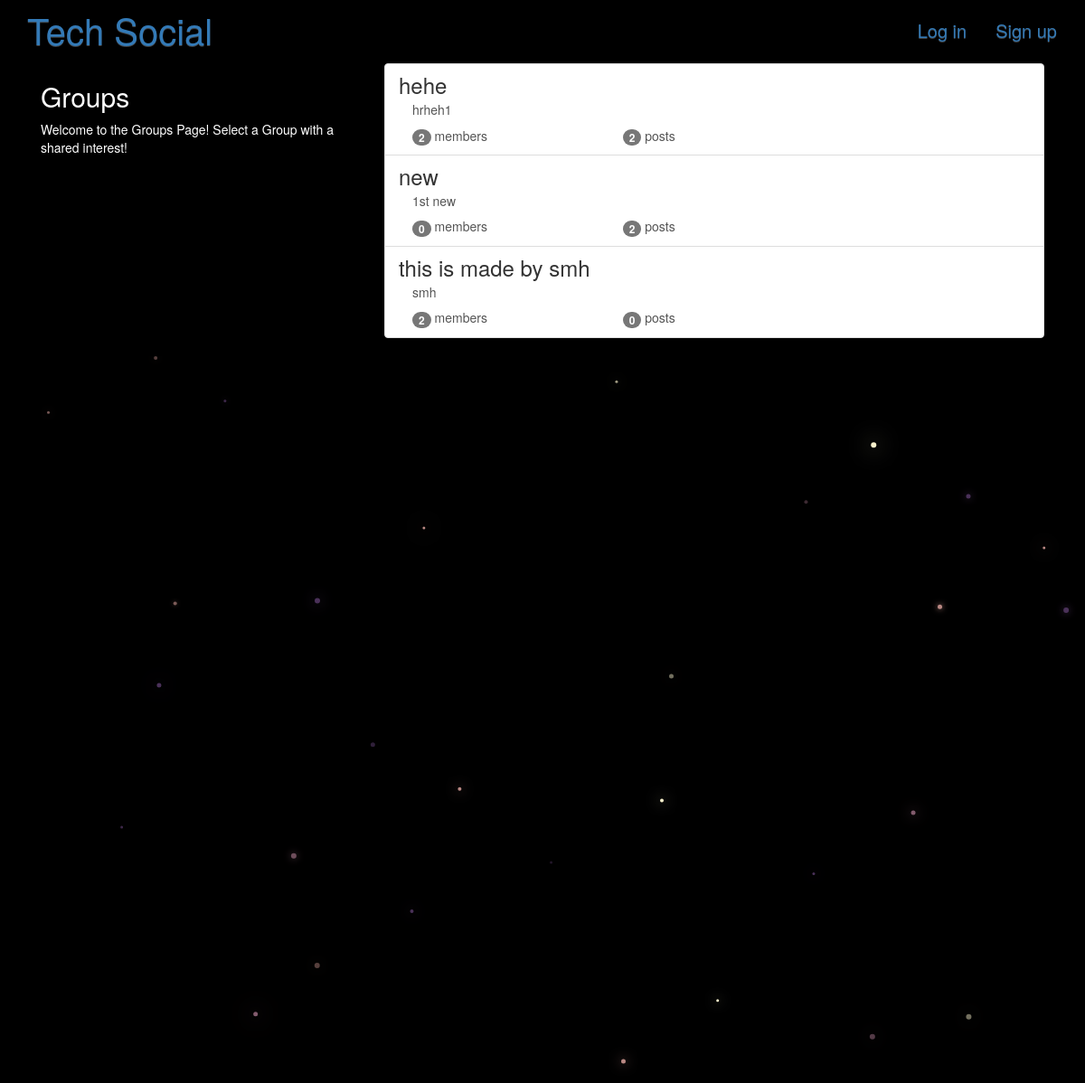
Before: /groups/ with the older database file.
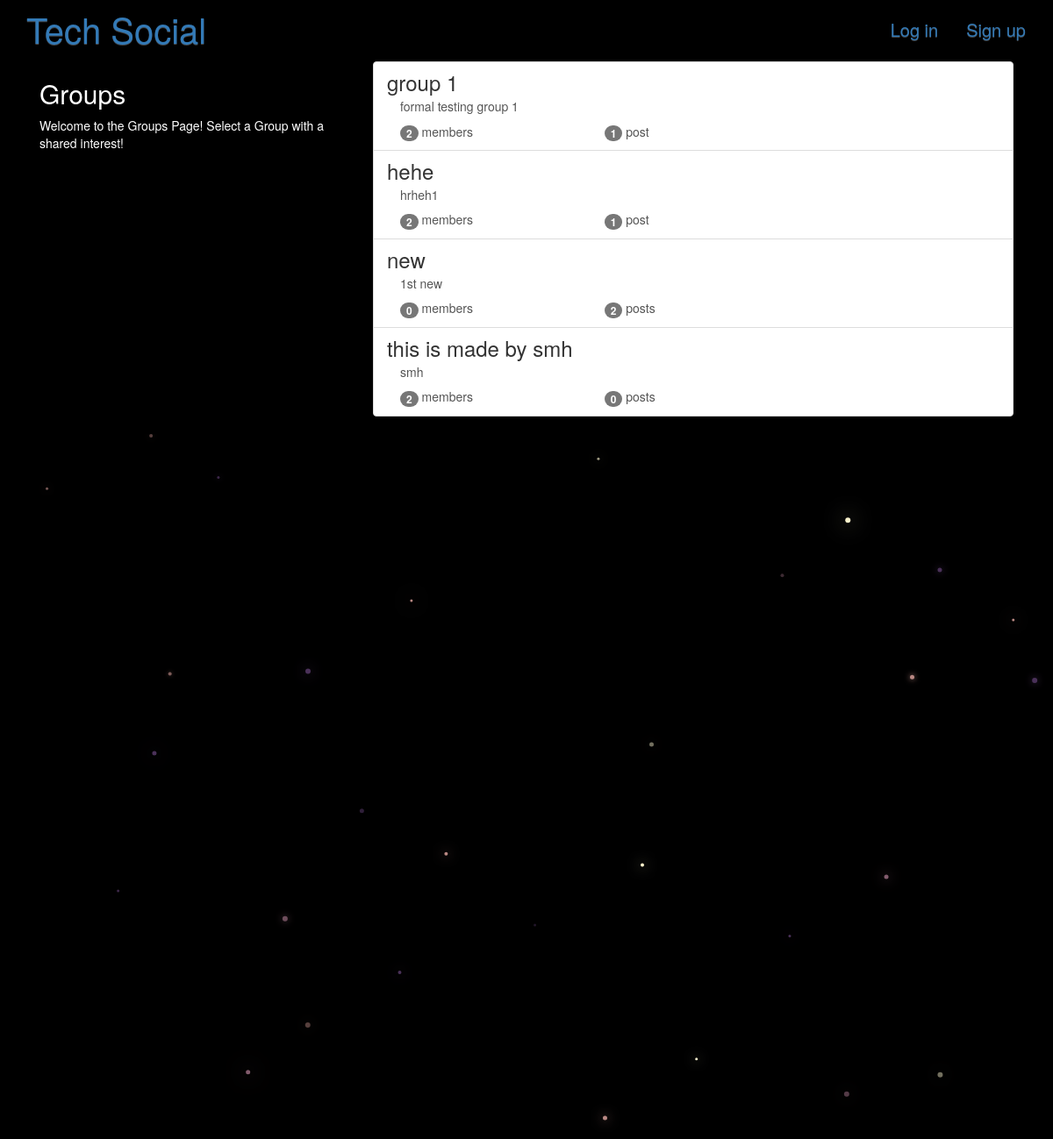
After: the same page with the newer database file.
### groups/models.py (models this page shows, shortened)
class Group(models.Model):
    name = models.CharField(max_length=255, unique=True)
    slug = models.SlugField(allow_unicode=True, unique=True)
    description = models.TextField(blank=True, default='')
    description_html = models.TextField(editable=False, default='', blank=True)
    members = models.ManyToManyField(User,through="GroupMember")
    class Meta:
        ordering = ["name"]

### groups/views.py (the view)
class ListGroups(generic.ListView):
    model = Group
    def get_context_data(self, **kwargs):
        context = super().get_context_data(**kwargs)
        return context

### groups/templates/groups/group_list.html (shortened to what this page needs)
{% extends "groups/group_base.html" %}
{% block content %}
<div class="col-md-4">
	<div class="content">
			<h2>Groups</h2>
			<p>Welcome to the Groups Page! Select a Group with a shared interest!</p>
	</div>
</div>
<div class="col-md-8">
	<div class="list-group">
		{% for group in object_list %}
		  <a class="list-group-item" href="{% url 'groups:single' slug=group.slug %}">
			     <h3 class="title list-group-item-heading">{{ group.name }}</h3>
			<div class="list-group-item-text container-fluid">
				{{ group.description_html|safe }}
				<div class="row">
					<div class="col-md-4">
						<span class="badge">{{ group.members.count }}</span> member{{ group.members.count|pluralize }}
					</div>
					<div class="col-md-4">
						<span class="badge">{{ group.posts.count }}</span> post{{ group.posts.count|pluralize }}
					</div>
				</div>
			</div>
		</a>
		{% endfor %}
	</div>
</div>
{% endblock %}

Changed rows visible on the page:
added Group: name "group 1", description_html "formal testing group 1", members.count "2", posts.count "1"
computed for Group "hehe": posts.count "2" → "1"
